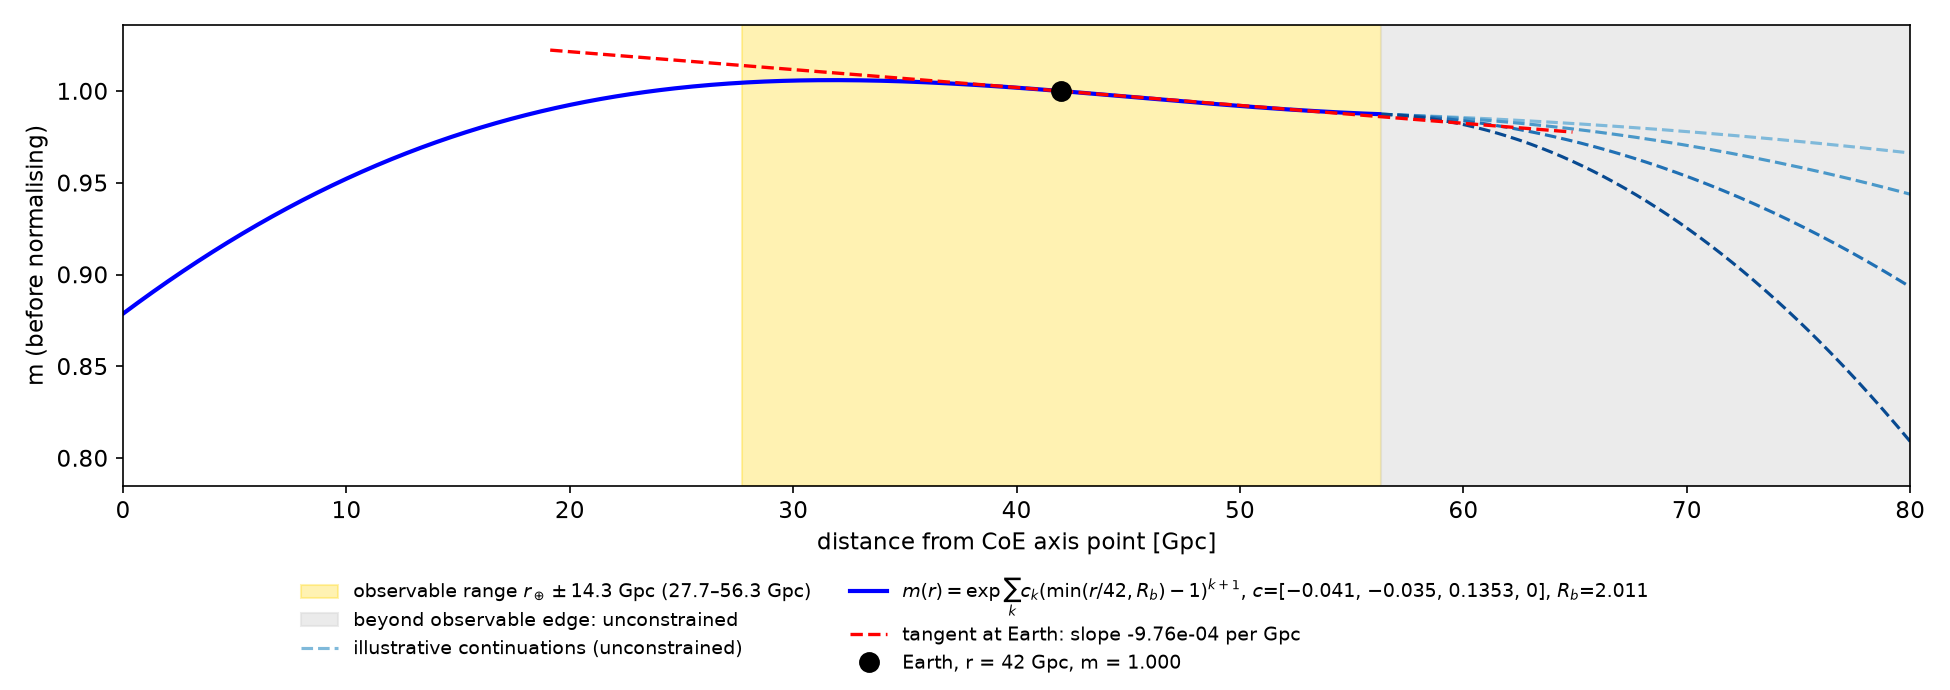

Source code (Python):
# AUTO-WRAP generator for d5_mod.png
"""d5_mod.png -- generating script (placed beside the PNG per the every-PNG-has-its-.py rule).

Provenance: byte-identical to coepdf/fig7/L16_d5_mod.png whose script is fig7/L16_d5_mod.py
Embedded source: /workspace/coepdf/fig7/L16_d5_mod.py  (verbatim below, unmodified)
Run:  python3 d5_mod.py   -> writes d5_mod_regen.png beside this file (the original PNG is never overwritten).
The embedded code runs with cwd = /workspace/coepdf so its input files resolve; any other files it
tries to write are diverted to a scratch dir.
"""
import os, sys, builtins, tempfile
HERE = os.path.dirname(os.path.abspath(__file__))
OUT = os.path.join(HERE, 'd5_mod' + '_regen.png')
SRC_CWD = '/workspace/coepdf'
MATCH = ['d5_mod.png']       # basename(s) the source saves this figure under
SCRATCH = tempfile.mkdtemp(prefix='regen_d5_mod_')
import matplotlib; matplotlib.use('Agg')
import matplotlib.figure as _mf
_orig_open = builtins.open
def _divert(p):
    p = os.fspath(p)
    if os.path.abspath(p) == OUT: return p
    return os.path.join(SCRATCH, os.path.basename(p))
def _open(file, mode='r', *a, **k):
    if isinstance(file, (str, bytes, os.PathLike)) and any(c in mode for c in 'wax+'):
        file = _divert(file)
    return _orig_open(file, mode, *a, **k)
builtins.open = _open
_orig_save = _mf.Figure.savefig
def _savefig(self, fname, *a, **k):
    if isinstance(fname, (str, os.PathLike)):
        b = os.path.basename(os.fspath(fname))
        fname = OUT if b in MATCH else os.path.join(SCRATCH, b)
    return _orig_save(self, fname, *a, **k)
_mf.Figure.savefig = _savefig
try:
    from PIL import Image as _I
    _ois = _I.Image.save
    def _isave(self, fp, *a, **k):
        if isinstance(fp, (str, os.PathLike)):
            b = os.path.basename(os.fspath(fp)); fp = OUT if (b in MATCH or os.path.abspath(os.fspath(fp)) == OUT) else os.path.join(SCRATCH, b)
        return _ois(self, fp, *a, **k)
    _I.Image.save = _isave
except Exception: pass
os.chdir(SRC_CWD); sys.path.insert(0, SRC_CWD)
sys.argv = ['/workspace/coepdf/fig7/L16_d5_mod.py'] + []

SOURCE = "# PROVENANCE COPY of /workspace/coepdf/d5_mod_earth.py (original generating script, rev6 figure; run in its original directory).\n# Output figure copied here as L16_d5_mod.png. Not re-run for rev7: see Appendix B.\nimport numpy as np,matplotlib;matplotlib.use('Agg');import matplotlib.pyplot as plt\nplt.rcParams.update({'font.size':11})\nexec(open('/workspace/coepdf/scripts/shp.py').read())\nr0,dv=42.0,14.3005\nm=lambda r:shp(r/42)\ns=(m(r0+1e-3)-m(r0-1e-3))/2e-3\nfig,ax=plt.subplots(figsize=(13,4.6));r=np.linspace(0,80,600)\nax.axvspan(r0-dv,r0+dv,color='gold',alpha=0.3,label=f'observable range $r_\\\\oplus\\\\pm${dv:.1f} Gpc ({r0-dv:.1f}–{r0+dv:.1f} Gpc)')\nre=r0+dv;mf=lambda r:np.where(r>re,m(re),m(r))\nax.axvspan(re,80,color='0.85',alpha=0.5,label='beyond observable edge: unconstrained')\nse=(m(re)-m(re-1e-3))/1e-3;x=np.linspace(0,80-re,200);ys=[]\nfor i,k in enumerate([2e-5,6e-5,1.5e-4,3e-4]):\n  y=m(re)+se*x-k*x**2;ys+=list(y);ax.plot(re+x,y,ls='--',lw=1.5,color=plt.cm.Blues(0.45+0.15*i),label='illustrative continuations (unconstrained)' if i==0 else None)\nri=r[r<=re];ax.plot(ri,m(ri),'b',lw=2,label=r'$m(r)=\\exp\\sum_k c_k(\\min(r/42,R_b)-1)^{k+1}$, $c$=[−0.041, −0.035, 0.1353, 0], $R_b$=2.011')\nrt=np.linspace(r0-1.6*dv,r0+1.6*dv,10);ax.plot(rt,m(r0)+s*(rt-r0),'r--',lw=1.6,label=f'tangent at Earth: slope {s:.2e} per Gpc')\nax.plot(r0,m(r0),'ko',ms=9,label=f'Earth, r = {r0:.0f} Gpc, m = {m(r0):.3f}')\nax.set_xlim(0,80);ax.set_ylim(0.97*min(min(m(ri)),min(ys)),1.03*max(max(m(ri)),max(ys)));ax.set_xlabel('distance from CoE axis point [Gpc]');ax.set_ylabel('m (before normalising)');ax.set_facecolor('w')\nfig.legend(loc='lower center',ncol=2,frameon=False,fontsize=9);fig.tight_layout(rect=(0,0.16,1,1));fig.savefig('fig/d5_mod.png',dpi=150,facecolor='w')\nprint(s,m(r0),m(r0-dv),m(r0+dv))\n"
exec(compile(SOURCE, '/workspace/coepdf/fig7/L16_d5_mod.py', 'exec'), {'__name__': '__main__', '__file__': '/workspace/coepdf/fig7/L16_d5_mod.py'})
print('wrote', OUT if os.path.exists(OUT) else '(no matching figure produced)')
